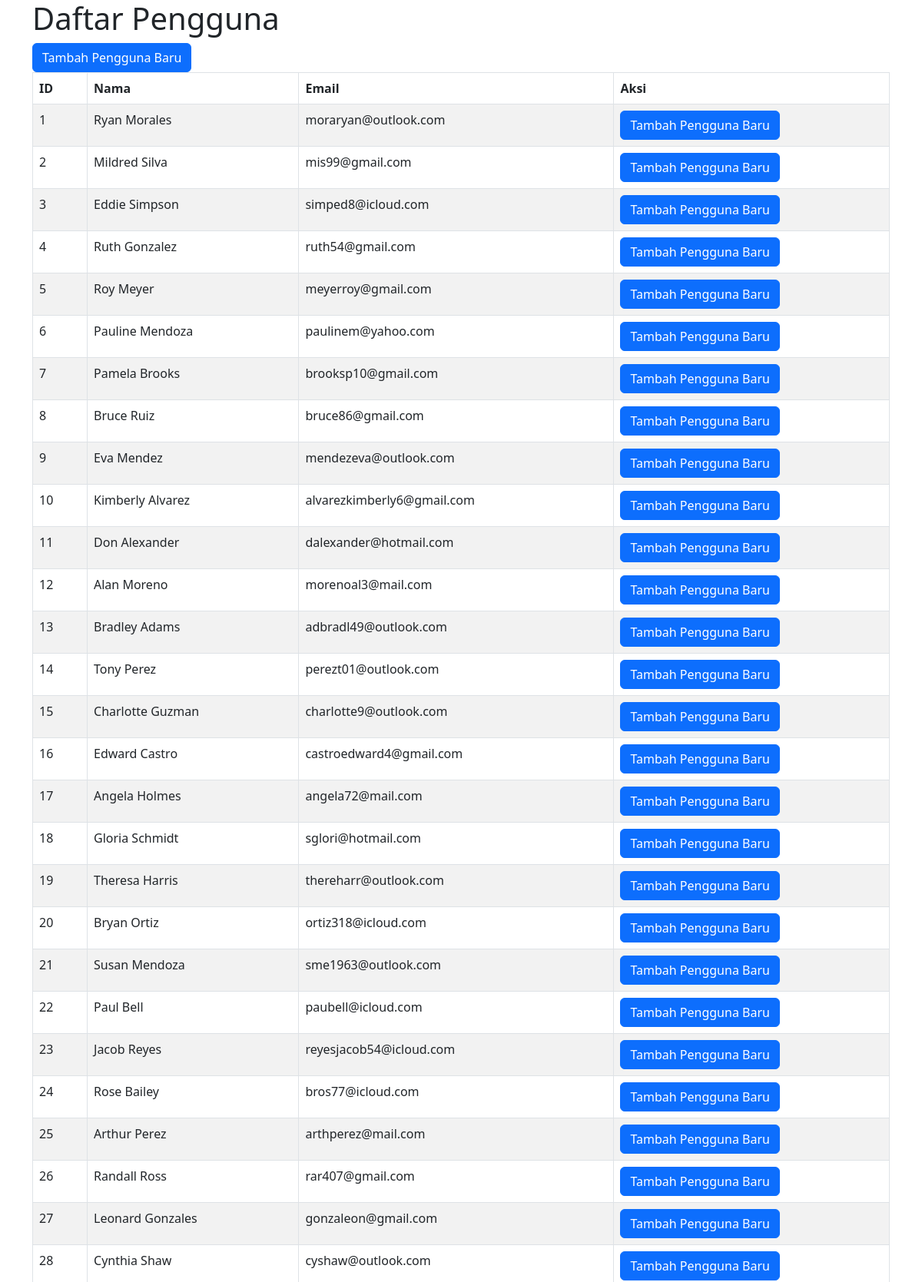
Page /userlist.php (upper part) on the committed database.
### tables this page shows
CREATE TABLE "users" ("id" integer primary key autoincrement not null, "name" varchar not null, "email" varchar not null, "email_verified_at" datetime, "password" varchar not null, "remember_token" varchar, "created_at" datetime, "updated_at" datetime);

### userlist.php (the view, shortened to what this page needs)
<?php
   $db = new SQLite3('database.sqlite');
    $sql = "SELECT * FROM users";
?>
<!DOCTYPE html>
<html>
<head>
	<link rel="stylesheet" href="https://cdnjs.cloudflare.com/ajax/libs/bootstrap/5.2.3/css/bootstrap.min.css">
	<link rel="stylesheet" href="https://cdnjs.cloudflare.com/ajax/libs/datatables/1.10.21/css/dataTables.bootstrap.min.css">
</head>
<body>
	<div class="container">
		<h1>Daftar Pengguna</h1>
		<button class="btn btn-primary" data-toggle="modal" data-target="#addUserModal">Tambah Pengguna Baru</button>
		<table id="userTable" class="table table-striped table-bordered">
			<thead>
				<tr>
					<th>ID</th>
					<th>Nama</th>
					<th>Email</th>
					<th>Aksi</th>
				</tr>
			</thead>
			<tbody>
            <?php
   			$result = $db->query($sql);
             while($row = $result->fetchArray()) {
                    echo "<tr>
					<td>".$row['id']."</td>
					<td>".$row['name']."</td>
					<td>".$row['email']."</td>
					<td><button class='btn btn-primary' data-toggle='modal' data-target='#addUserModal'>Tambah Pengguna Baru</button></td>
					</tr>";
                }
                ?>
			</tbody>
		</table>
	</div>

### rows in the picture
users: id "1", name "Ryan Morales", email "moraryan@outlook.com"
users: id "2", name "Mildred Silva", email "mis99@gmail.com"
users: id "3", name "Eddie Simpson", email "simped8@icloud.com"
users: id "4", name "Ruth Gonzalez", email "ruth54@gmail.com"
users: id "5", name "Roy Meyer", email "meyerroy@gmail.com"
users: id "6", name "Pauline Mendoza", email "paulinem@yahoo.com"
users: id "7", name "Pamela Brooks", email "brooksp10@gmail.com"
users: id "8", name "Bruce Ruiz", email "bruce86@gmail.com"
users: id "9", name "Eva Mendez", email "mendezeva@outlook.com"
users: id "10", name "Kimberly Alvarez", email "alvarezkimberly6@gmail.com"
users: id "11", name "Don Alexander", email "dalexander@hotmail.com"
users: id "12", name "Alan Moreno", email "morenoal3@mail.com"
users: id "13", name "Bradley Adams", email "adbradl49@outlook.com"
users: id "14", name "Tony Perez", email "perezt01@outlook.com"
users: id "15", name "Charlotte Guzman", email "charlotte9@outlook.com"
users: id "16", name "Edward Castro", email "castroedward4@gmail.com"
users: id "17", name "Angela Holmes", email "angela72@mail.com"
users: id "18", name "Gloria Schmidt", email "sglori@hotmail.com"
users: id "19", name "Theresa Harris", email "thereharr@outlook.com"
users: id "20", name "Bryan Ortiz", email "ortiz318@icloud.com"
users: id "21", name "Susan Mendoza", email "sme1963@outlook.com"
users: id "22", name "Paul Bell", email "paubell@icloud.com"
users: id "23", name "Jacob Reyes", email "reyesjacob54@icloud.com"
users: id "24", name "Rose Bailey", email "bros77@icloud.com"
users: id "25", name "Arthur Perez", email "arthperez@mail.com"
users: id "26", name "Randall Ross", email "rar407@gmail.com"
users: id "27", name "Leonard Gonzales", email "gonzaleon@gmail.com"
users: id "28", name "Cynthia Shaw", email "cyshaw@outlook.com"
